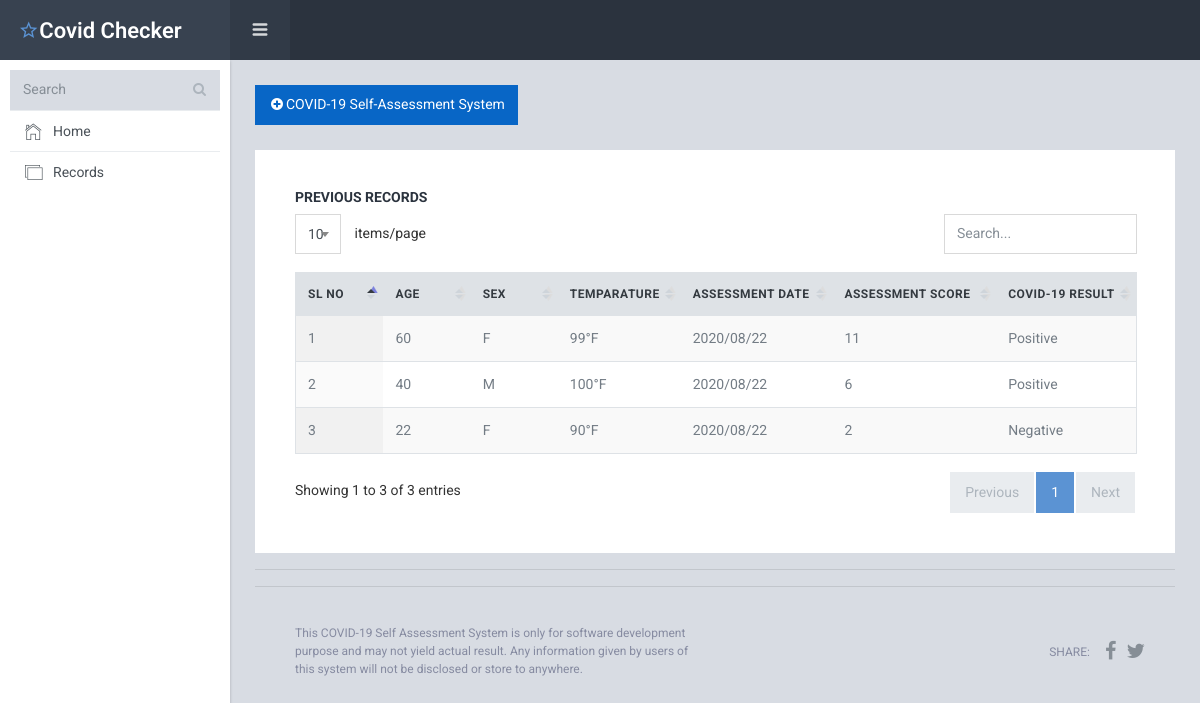
The app's page /records.php with its own data.
### tables this page shows
CREATE TABLE `records` (
  `id` int(11) NOT NULL,
  `age` int(20) NOT NULL,
  `sex` varchar(255) NOT NULL,
  `temperature` varchar(255) DEFAULT NULL,
  `ass_date` varchar(255) DEFAULT NULL,
  `score` varchar(255) NOT NULL,
  `result` varchar(20) NOT NULL
);

### records.php (the view)
<?php
require('layout.php');
require('database.php');
$sql = "SELECT * FROM records ORDER BY id desc";
$record = $conn->query($sql);
?>
<div class="card pd-20 pd-sm-40">
  <h6 class="card-body-title">Previous Records</h6>
  <div class="table-wrapper">
    <table id="datatable1" class="table display responsive nowrap">
      <thead>
        <tr>
          <th class="wd-10p">Sl No</th>
          <th class="wd-10p">Age</th>
          <th class="wd-10p">Sex</th>
          <th class="wd-10p">Temparature</th>
          <th class="wd-10p">Assessment Date</th>
          <th class="wd-10p">Assessment Score</th>
          <th class="wd-10p">COVID-19 Result</th>
        </tr>
      </thead>
      <tbody>
        <?php foreach ($record as $key => $rec){
          ?>
          <tr>
            <td><?php echo $key+1 ?></td>
            <td><?php echo $rec['age'] ?></td>
            <td><?php echo $rec['sex'] ?></td>
            <td><?php echo $rec['temperature'].'°F' ?></td>
            <td><?php echo $rec['ass_date'] ?></td>
            <td><?php echo $rec['score'] ?></td>
            <td><?php echo $rec['result'] ?></td>
          </tr>
        <?php } ?>
      </tbody>
    </table>
  </div>
</div>
<hr><hr><br>
<?php
require('footer.php');
?>

### layout.php (shortened to what this page needs)
<!DOCTYPE html>
<html lang="en">
<head>
  <link href="asset/lib/font-awesome/css/font-awesome.css" rel="stylesheet">
  <link href="asset/lib/Ionicons/css/ionicons.css" rel="stylesheet">
  <link href="asset/lib/perfect-scrollbar/css/perfect-scrollbar.css" rel="stylesheet">
  <link href="asset/lib/highlightjs/github.css" rel="stylesheet">
  <link href="asset/lib/jquery.steps/jquery.steps.css" rel="stylesheet">
  <link href="asset/lib/select2/css/select2.min.css" rel="stylesheet">
  <link href="asset/lib/spectrum/spectrum.css" rel="stylesheet">
  <link href="asset/lib/datatables/jquery.dataTables.css" rel="stylesheet">
  <link rel="stylesheet" href="asset/css/starlight.css">
</head>
<body>
  <div class="sl-logo"><a href="/"><i class="icon ion-android-star-outline"></i>Covid Checker </a></div>
  <div class="sl-sideleft">
    <div class="input-group input-group-search">
      <input type="search" name="search" class="form-control" placeholder="Search">
      <span class="input-group-btn">
        <button class="btn"><i class="fa fa-search"></i></button>
      </span>
    </div>
    <div class="sl-sideleft-menu">
      <a href="/" class="sl-menu-link">
        <div class="sl-menu-item">
          <i class="menu-item-icon icon ion-ios-home-outline tx-22"></i>
          <span class="menu-item-label">Home</span>
        </div>
      </a>
      <a href="records.php" class="sl-menu-link">
        <div class="sl-menu-item">
          <i class="menu-item-icon icon ion-ios-photos-outline tx-20"></i>
          <span class="menu-item-label">Records</span>
        </div>
      </a>
    </div>
    <br>
  </div>
  <div class="sl-header">
    <div class="sl-header-left">
      <div class="navicon-left hidden-md-down"><a id="btnLeftMenu" href=""><i class="icon ion-navicon-round"></i></a></div>
    </div>
  </div>
  <div class="sl-mainpanel">
    <div class="sl-pagebody">
      <div class="sl-page-title">
        <div class="form-group">
          <a href="/"><button type="submit" name="submit" value="submit" id="submit" class="btn btn-primary"><i class="fa fa-fw fa-plus-circle"></i>COVID-19 Self-Assessment System</button></a>
        </div>
      </div>

### footer.php (shortened to what this page needs)
<footer class="sl-footer">
  <div class="footer-left col-lg-6">
    <div class="mg-b-2">This COVID-19 Self Assessment System is only for software development purpose and may not yield actual result. Any information given by users of this system will not be disclosed or store to anywhere.</div>
  </div>
  <div class="footer-right d-flex align-items-center">
    <span class="tx-uppercase mg-r-10">Share:</span>
    <a target="_blank" class="pd-x-5" href="/"><i class="fa fa-facebook tx-20"></i></a>
    <a target="_blank" class="pd-x-5" href="/"><i class="fa fa-twitter tx-20"></i></a>
  </div>
</footer>
</div>
  </body>

### records on screen
records: age "60", sex "F", temperature "99", ass_date "2020/08/22", score "11", result "Positive"
records: age "40", sex "M", temperature "100", ass_date "2020/08/22", score "6", result "Positive"
records: age "22", sex "F", temperature "90", ass_date "2020/08/22", score "2", result "Negative"
